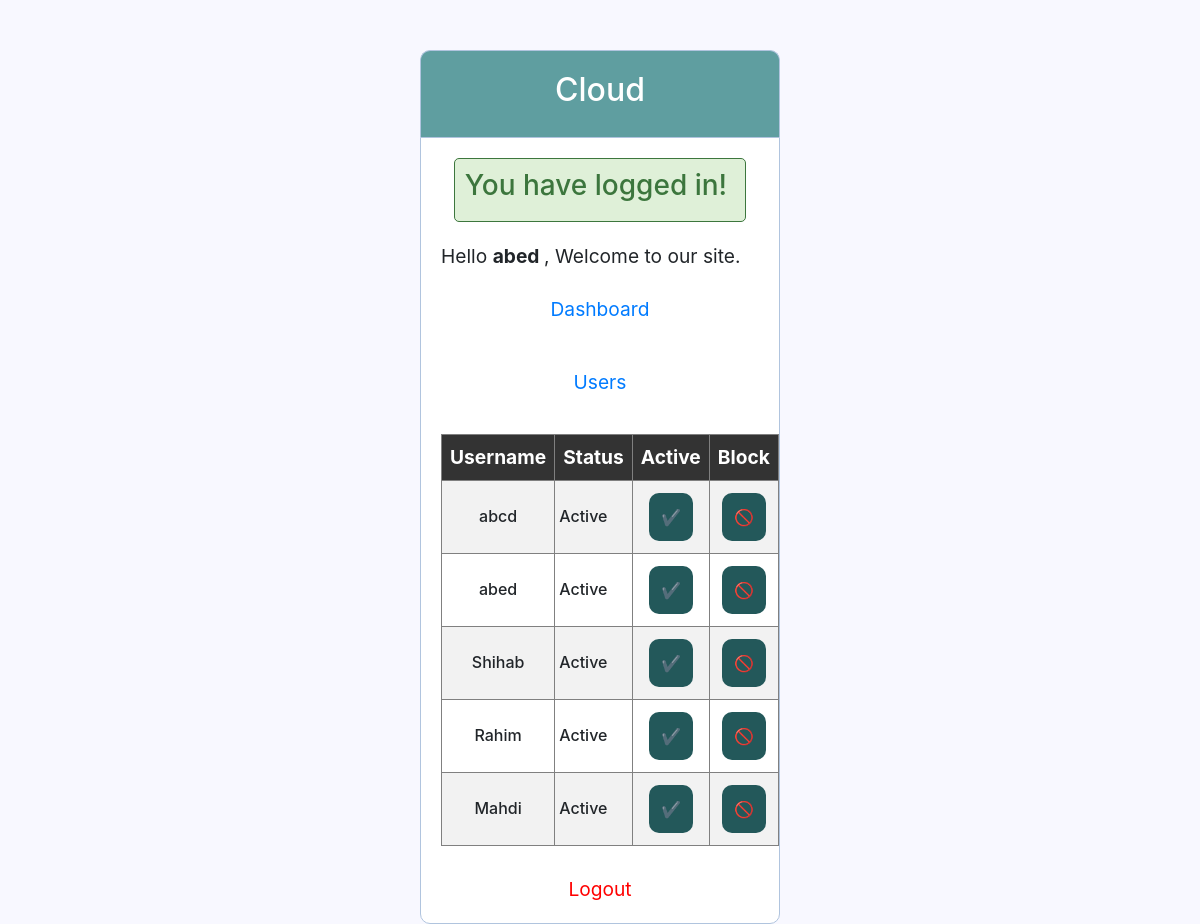
The app's page /admin/users.php (signed in) with its own data.
### tables this page shows
CREATE TABLE `users` (
  `id` int(11) NOT NULL,
  `username` varchar(255) NOT NULL,
  `password` varchar(255) NOT NULL,
  `u_status` varchar(255) NOT NULL,
  `online_status` enum('online','offline') DEFAULT 'offline',
  `last_activity` datetime DEFAULT current_timestamp(),
  `typing_status` tinyint(1) DEFAULT 0
);

### admin/users.php (the view, shortened to what this page needs)
<!DOCTYPE html>
<html>
<head>
<link rel="stylesheet" href="../css/bootstrap.min.css">
<link rel="stylesheet" href="../style.css">
<body>
<div class="header">
        <h2>Cloud</h2>
    </div>
    <div class="content">
    <?php if (isset($_SESSION['success'])) : ?>
            <div class="error success" >
                <h3>
                    <?php
                        echo $_SESSION['success'];
                    ?>
                </h3>
            </div>
        <?php endif ?>
        <p>
                Hello
                <strong>
                    <?php echo$_SESSION['admin_name'];?>
                </strong>, Welcome to our site.
            </p>
<center>
<a class="nav-link" href="index.php">Dashboard <span class="sr-only"></span></a> &nbsp;&nbsp;&nbsp;
<a class="nav-link" href="users.php">Users</a>&nbsp;&nbsp;&nbsp;
</center>
<center>
<div class="">
   <?php
include('db.php');
    $s= mysqli_query($con,"select * from users order by id  ");
    ?>
    <table border=1>
        <tr>
            <th class="text-center" width="8%">Username</th>
              <th class="text-center">Status</th>
            <th class="text-center">Active</th>
            <th class="text-center">Block</th>
        </tr>
        <?php
        while($r = mysqli_fetch_array($s)){
            ?>
            <tr>
            <td class="text-center h6">
                <?php echo $r['username']; ?>
    <td class="h6 pl-1">
<?php echo $r['u_status']; ?>
</td>
      <td align="center">
       <a class=" btn btn-danger" href="active.php?i=<?php echo $r['id']; ?>">✔ </a>
            </td>
                <td align="center">       <a class=" btn btn-danger" href="block.php?i=<?php echo $r['id']; ?>">🚫 </a>
            </tr>
              <?php
        }
        ?>
        </table>
        <center>
      <br>
                <a href="index.php?logout='1'" style="color: red;">
                    Logout
                </a>
            </center>
       </div>
   </center>
      </body>
      </html>

### style.css (style rules this page uses)
* { margin: 0; padding: 0; text-decoration: none; }
body { font-size: 120%; background: #F8F8FF; }
.header { width: 30%; margin: 50px auto 0; color: white; background: #5F9EA0; text-align: center; border: 1px solid #B0C4DE; border-bottom: none; border-radius: 10px 10px 0 0; padding: 20px; }
.log, .content { width: 30%; margin: 0 auto; padding: 20px; border: 1px solid #B0C4DE; background: white; border-radius: 0 0 10px 10px; }
.btn { cursor: pointer; padding: 12px; font-size: 16px; color: white; background: #23585a; border: none; border-radius: 10px; }
.error { width: 92%; margin: 0 auto; padding: 10px; border: 1px solid #a94442; color: #a94442; background: #f2dede; border-radius: 5px; text-align: left; }
.success { color: #3c763d; background: #dff0d8; border: 0.5px solid #3c763d; margin-bottom: 20px; }
table { width: 100%; border-collapse: collapse; }
th { background-color: #333; color: white; padding: 8px; font-weight: bold; }
tr:nth-child(even) { background-color: #f2f2f2; }
tr:nth-child(odd) { background-color: #ffffff; }
td { padding: 12px; }

### records on screen
users: username "abcd", u_status "Active"
users: username "abed", u_status "Active"
users: username "Shihab", u_status "Active"
users: username "Rahim", u_status "Active"
users: username "Mahdi", u_status "Active"

### other values on screen
$_SESSION['success'] "You have logged in!"
$_SESSION['admin_name'] "abed"
